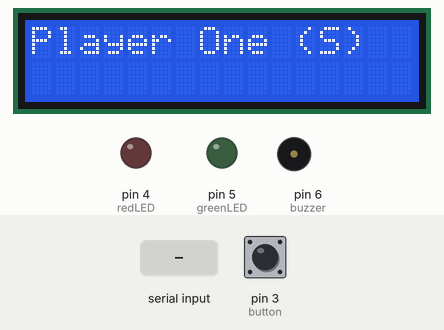
Simulated run of this sketch. Board: Arduino Uno, built with avr-gcc and run on an emulated ATmega328P. Shown: 16×2 character LCD, output pins drawn as LEDs (lit = HIGH), buzzer (waves = sounding). The test bench sets the inputs (shaded band); at power-on: pin 3 (button) LOW. What the sketch prints to the serial monitor is not drawn.

Above: at 1.2 s.
1.3 s: pin 3 (button) pulled HIGH for 0.15 s
At 2.2 s:
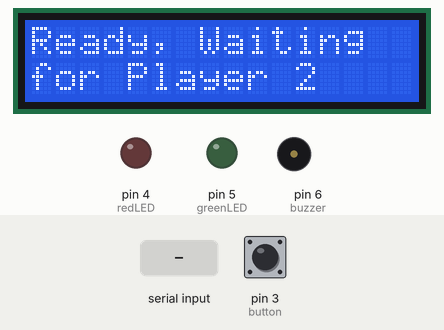
4.4 s: byte 1 (1) received over Serial
At 5.5 s:
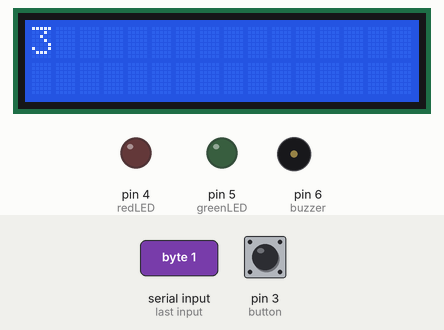
7.4 s: byte 2 (2) received over Serial
At 9.3 s:
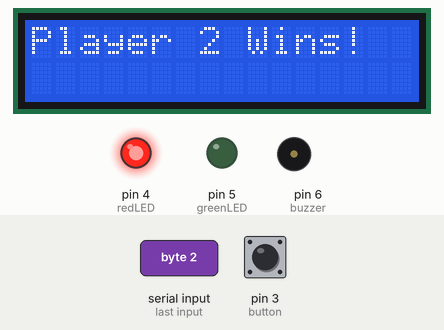
Timing chart, 0 to 15.3 s (numbered marks = the images above; inputs shaded):
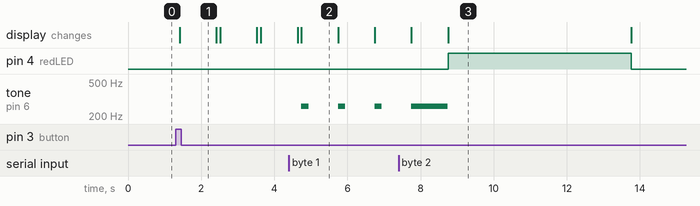

The sketch:

rrizvi3Lab6.ino
```cpp
/*
   1- Author1: Shehriar Burney - UIN: 679754208
    - Author2: Rimsha Rizvi - UIN: 657249234
   2- Lab: Lab 6 - Serial Communication
   3- Description:
   a) Play a 2-player game where the goal is to win a race against the other. There are two buttons, with one LCD and one button on each arduino. The goal is to press the button faster than your opponent.
      The arduinos are connected using UART communication.
   b) Both Shehriar and Rimsha worked on the code and circuit building for the project. We use Shehriar's Lab 2 code as a reference to initially start the lab and began to build off from there.
      Shehriar used the references and his previous lab to build the circuit initially using the components required. From there Rimsha focused on the game logic and the serial communication. Overall, we both tried to figure out the lab together and helped each other whenever the other person did not understand.
      Most of the lab also consisted of debugging our code/circuit building which we both did together.

   4- Serial Communication: We used UART communication in our lab. In UART, the TX (transmit) pin of arduino 1 is connected to the RX (receive) pin of arduino 2. And the TX pin of arduino 2 is connected to the RX pin of arduino 1.
          We then used the built-in Serial functions to communicate between arduinos by reading and writing bits between them. We also used Serial.begin() to start the serial communication and Serial.available() to check for inputs.


   5- References: To understand serial communication: https://iot-guider.com/arduino/serial-communication-between-two-arduino-boards/
                  To write data to LCD from serial port: https://forum.arduino.cc/t/print-data-from-serial-port-to-lcd/42534/4
                  Starter code: UIC CS 362 Lab 2 Shehriar Burney
                  To understand serial availability: UIC CS 362 Lab 5
   6- Demo: in-person demonstration on 04/10 at 3pm. TA: Amir
*/

// include the library code:
#include <LiquidCrystal.h>

const int rs = 8, en = 9, d4 = 10, d5 = 11, d6 = 12, d7 = 13;

// Initialize button pins
const int button = 3;
const int buzzer = 6;
const int redLED = 4;
const int greenLED = 5;
int button1State;
int button2State;

// Initalize player characters and initial positions
const char player1Char = 'S';
int player1Pos = 0;

bool running = false;
bool gameStart = false;

bool oneOn = false;
bool twoOn = false;

LiquidCrystal lcd(rs, en, d4, d5, d6, d7);

void setup() {
  // set up the LCD's number of columns and rows:
  lcd.begin(16, 2);

  Serial.begin(9600);

  // Assign buttons as inputs
  pinMode(button, INPUT);

  pinMode(redLED, OUTPUT);
  pinMode(greenLED, OUTPUT);
  pinMode(buzzer, OUTPUT);
}

void loop() {

  lcd.clear();
  player1Pos = 0;
  // Check if main menu screen should be displayed.
  // If the game has not started yet, display main menu.
  if(!gameStart){
    lcd.setCursor(0, 0);
    lcd.clear();
    lcd.print("Player One (S)");

    // lcd.setCursor(0, 1);
    // lcd.print("Player Two (R)");
  }

  button1State = digitalRead(button);
  digitalWrite(greenLED, LOW);
  digitalWrite(redLED, LOW);

  if (Serial.available() > 0) {
    int value = Serial.read();
    if (value == 1) {
      button2State = 1;
      twoOn = true;
    } else {
      // lcd.setCursor(0, 0);
      // lcd.print("Ready, Waiting");
      // lcd.setCursor(0, 1);
      // lcd.print("for Player 2");
      button2State = 0;
    }
  }
  if (button1State) {
    oneOn = true;
  }
  if (oneOn) {
    Serial.write(1);
    delay(100); // add a small delay to avoid flooding the UART connection

    if (twoOn == false) {
      lcd.clear();
      lcd.setCursor(0, 0);
      lcd.print("Ready, Waiting");
      lcd.setCursor(0, 1);
      lcd.print("for Player 2");
      delay(1000); // add a small delay to avoid flooding the UART connection
    }
  }

  // If both buttons are pressed, start the game.
  if(oneOn && twoOn){
    lcd.clear();
    lcd.setCursor(0, 0);
    lcd.print("3");
    tone(buzzer, 261);
    delay(200);
    noTone(buzzer);
    delay(800);

    lcd.setCursor(0, 0);
    lcd.print("2");

    tone(buzzer, 261);
    delay(200);
    noTone(buzzer);
    delay(800);

    lcd.setCursor(0, 0);
    lcd.print("1");

    tone(buzzer, 261);
    delay(200);
    noTone(buzzer);
    delay(800);

    lcd.setCursor(0, 0);
    lcd.print("Go");
    tone(buzzer, 261);
    delay(1000);
    noTone(buzzer);

    lcd.clear();
    gameStart = true;
    running = true;
  }

  while(running){
    // Clear the screen
    lcd.clear();

    int button1State = digitalRead(button);

    // If button is not pressed, make oneOn and twoOn false. Used to stop users from holding the button.
    if(!button1State){
      oneOn = false;
    }

    // If the button is pressed, and the button was off before.
    if(button1State && !oneOn){
      // Checking to see if player won the game.
      if(player1Pos == 31){
        lcd.clear();
        lcd.setCursor(0, 0);
        lcd.print("Player 1 Wins!");
        digitalWrite(greenLED, HIGH);
        Serial.write(2);
        delay(5000);
        running = false;
        gameStart = false;
        oneOn = false;
        twoOn = false;
        while (Serial.available()) Serial.read();
        break;
      }
      // If player did not win, increase position by one and make oneOn true again.
      player1Pos ++;
      oneOn = true;
    }
    // Checking to see if player has made one lap, print #
    if(player1Pos >= 16){
        lcd.setCursor(15, 0);
        lcd.print("#");
    }

    // Print new position of player on LCD.
    lcd.setCursor(player1Pos%16, 0);
    lcd.print(player1Char);

    if (Serial.available() > 0) {
      Serial.write(1);
      int num =  Serial.read();
      Serial.write(player1Pos);
      Serial.write(player1Char);

      if (num == 2) {
        lcd.clear();
        lcd.print("Player 2 Wins!");
        digitalWrite(redLED, HIGH);
        delay(5000);
        running = false;
        gameStart = false;
        oneOn = false;
        twoOn = false;
        while (Serial.available()) Serial.read();
        break;
      } else if (num == 1) {
          int player2Pos = Serial.read();
          char message = Serial.read();
          if (player2Pos >= 16) {
            lcd.setCursor(15, 1);
            lcd.print("#");
          }
          lcd.setCursor(player2Pos % 16, 1);
          lcd.print(message);
      }
    }
    delay(100);
  }
  // print the number of seconds since reset:
}
```

Measured:
- after the input at 1.3 s, the display: changes after 0.11 s (image 1)
- after the input at 4.4 s, tone on pin 6 (buzzer): alternates 261 Hz for 0.20 s and silent for 0.80 s, starting after 0.34 s; the display: first differs from a run without the input after 0.34 s (image 2)
- after the input at 7.4 s, pin 4 (redLED): LOW → HIGH after 1.4 s, → LOW 5.0 s later; the display: first differs from a run without the input after 1.4 s (image 3)
- what the display in image 2 shows lasts 1.0 s, from 4.7 s to 5.7 s
